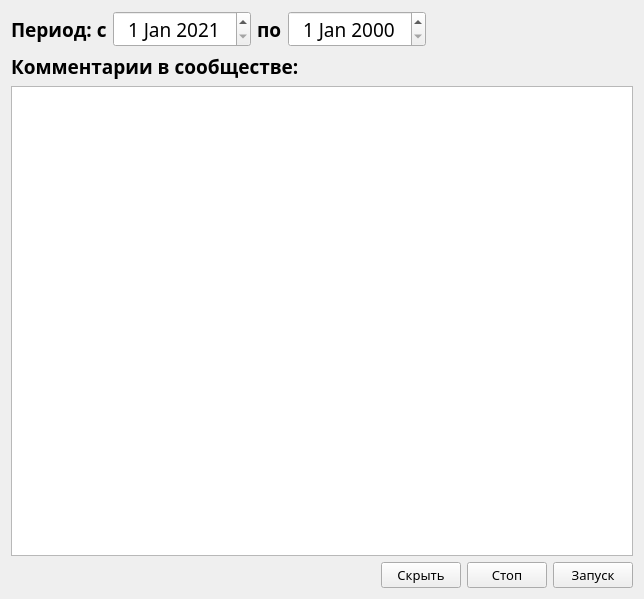
<?xml version="1.0" encoding="UTF-8"?>
<ui version="4.0">
 <class>Form</class>
 <widget class="QWidget" name="Form">
  <property name="geometry">
   <rect>
    <x>0</x>
    <y>0</y>
    <width>644</width>
    <height>599</height>
   </rect>
  </property>
  <property name="minimumSize">
   <size>
    <width>644</width>
    <height>599</height>
   </size>
  </property>
  <property name="windowTitle">
   <string>Form</string>
  </property>
  <layout class="QGridLayout" name="gridLayout">
   <item row="1" column="0">
    <layout class="QHBoxLayout" name="horizontalLayout_2">
     <item>
      <widget class="QLabel" name="subscrTitle">
       <property name="sizePolicy">
        <sizepolicy hsizetype="Fixed" vsizetype="Fixed">
         <horstretch>0</horstretch>
         <verstretch>0</verstretch>
        </sizepolicy>
       </property>
       <property name="font">
        <font>
         <family>Century Gothic</family>
         <pointsize>14</pointsize>
         <weight>75</weight>
         <bold>true</bold>
        </font>
       </property>
       <property name="text">
        <string>Комментарии в сообществе:</string>
       </property>
      </widget>
     </item>
     <item>
      <widget class="QLabel" name="error_msg">
       <property name="sizePolicy">
        <sizepolicy hsizetype="Minimum" vsizetype="Fixed">
         <horstretch>0</horstretch>
         <verstretch>0</verstretch>
        </sizepolicy>
       </property>
       <property name="font">
        <font>
         <family>Century Gothic</family>
         <pointsize>14</pointsize>
        </font>
       </property>
       <property name="text">
        <string/>
       </property>
      </widget>
     </item>
    </layout>
   </item>
   <item row="0" column="0">
    <layout class="QHBoxLayout" name="horizontalLayout_3">
     <property name="spacing">
      <number>6</number>
     </property>
     <item>
      <widget class="QLabel" name="label">
       <property name="sizePolicy">
        <sizepolicy hsizetype="Fixed" vsizetype="Preferred">
         <horstretch>0</horstretch>
         <verstretch>0</verstretch>
        </sizepolicy>
       </property>
       <property name="font">
        <font>
         <family>Century Gothic</family>
         <pointsize>14</pointsize>
         <weight>75</weight>
         <bold>true</bold>
        </font>
       </property>
       <property name="text">
        <string>Период: с</string>
       </property>
      </widget>
     </item>
     <item>
      <widget class="QDateEdit" name="old_date">
       <property name="sizePolicy">
        <sizepolicy hsizetype="Preferred" vsizetype="Fixed">
         <horstretch>0</horstretch>
         <verstretch>0</verstretch>
        </sizepolicy>
       </property>
       <property name="font">
        <font>
         <family>Bahnschrift SemiBold</family>
         <pointsize>14</pointsize>
        </font>
       </property>
       <property name="alignment">
        <set>Qt::AlignCenter</set>
       </property>
       <property name="minimumDate">
        <date>
         <year>2021</year>
         <month>1</month>
         <day>1</day>
        </date>
       </property>
       <property name="calendarPopup">
        <bool>false</bool>
       </property>
      </widget>
     </item>
     <item>
      <widget class="QLabel" name="label_2">
       <property name="sizePolicy">
        <sizepolicy hsizetype="Fixed" vsizetype="Preferred">
         <horstretch>0</horstretch>
         <verstretch>0</verstretch>
        </sizepolicy>
       </property>
       <property name="font">
        <font>
         <family>Century Gothic</family>
         <pointsize>14</pointsize>
         <weight>75</weight>
         <bold>true</bold>
        </font>
       </property>
       <property name="text">
        <string>по</string>
       </property>
      </widget>
     </item>
     <item>
      <widget class="QDateEdit" name="cur_date">
       <property name="sizePolicy">
        <sizepolicy hsizetype="Preferred" vsizetype="Fixed">
         <horstretch>0</horstretch>
         <verstretch>0</verstretch>
        </sizepolicy>
       </property>
       <property name="font">
        <font>
         <family>Bahnschrift SemiBold</family>
         <pointsize>14</pointsize>
        </font>
       </property>
       <property name="alignment">
        <set>Qt::AlignCenter</set>
       </property>
      </widget>
     </item>
     <item>
      <spacer name="horizontalSpacer_2">
       <property name="orientation">
        <enum>Qt::Horizontal</enum>
       </property>
       <property name="sizeHint" stdset="0">
        <size>
         <width>40</width>
         <height>20</height>
        </size>
       </property>
      </spacer>
     </item>
    </layout>
   </item>
   <item row="3" column="0">
    <layout class="QHBoxLayout" name="horizontalLayout">
     <item>
      <spacer name="horizontalSpacer">
       <property name="orientation">
        <enum>Qt::Horizontal</enum>
       </property>
       <property name="sizeHint" stdset="0">
        <size>
         <width>40</width>
         <height>20</height>
        </size>
       </property>
      </spacer>
     </item>
     <item>
      <widget class="QPushButton" name="back_btn">
       <property name="sizePolicy">
        <sizepolicy hsizetype="Fixed" vsizetype="Fixed">
         <horstretch>0</horstretch>
         <verstretch>0</verstretch>
        </sizepolicy>
       </property>
       <property name="font">
        <font>
         <family>Century Gothic</family>
         <pointsize>10</pointsize>
         <weight>50</weight>
         <bold>false</bold>
        </font>
       </property>
       <property name="text">
        <string>Скрыть</string>
       </property>
       <property name="shortcut">
        <string>Esc</string>
       </property>
      </widget>
     </item>
     <item>
      <widget class="QPushButton" name="pause_btn">
       <property name="sizePolicy">
        <sizepolicy hsizetype="Fixed" vsizetype="Fixed">
         <horstretch>0</horstretch>
         <verstretch>0</verstretch>
        </sizepolicy>
       </property>
       <property name="font">
        <font>
         <family>Century Gothic</family>
         <pointsize>10</pointsize>
         <weight>50</weight>
         <bold>false</bold>
        </font>
       </property>
       <property name="text">
        <string>Стоп</string>
       </property>
      </widget>
     </item>
     <item>
      <widget class="QPushButton" name="update_info">
       <property name="sizePolicy">
        <sizepolicy hsizetype="Fixed" vsizetype="Fixed">
         <horstretch>0</horstretch>
         <verstretch>0</verstretch>
        </sizepolicy>
       </property>
       <property name="font">
        <font>
         <family>Century Gothic</family>
         <pointsize>10</pointsize>
         <weight>50</weight>
         <bold>false</bold>
        </font>
       </property>
       <property name="text">
        <string>Запуск</string>
       </property>
       <property name="shortcut">
        <string>Return</string>
       </property>
      </widget>
     </item>
    </layout>
   </item>
   <item row="2" column="0">
    <widget class="QTextEdit" name="comm_info">
     <property name="font">
      <font>
       <family>Century Gothic</family>
       <pointsize>13</pointsize>
      </font>
     </property>
     <property name="readOnly">
      <bool>true</bool>
     </property>
    </widget>
   </item>
  </layout>
 </widget>
 <resources/>
 <connections/>
</ui>
